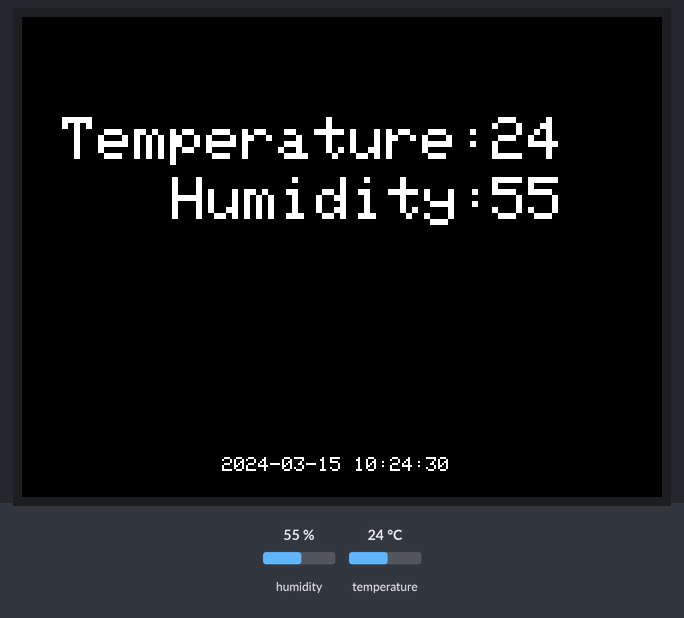
Bench run of a sketch on a simulated ESP32. Parts: 320×240 colour display. Wiring (inferred from the names in the program): DHT11 sensor: data GPIO 19. Inputs (shaded band) come from the test bench; at power-on: humidity 55 %, temperature 24 °C. The local clock reads 2024-03-15 10:24:30 at power-on unless the sketch sets it; what the sketch prints to the serial monitor is not drawn.

Above: at 2.7 s.
2.8 s: humidity set to 22 %
At 4.6 s:
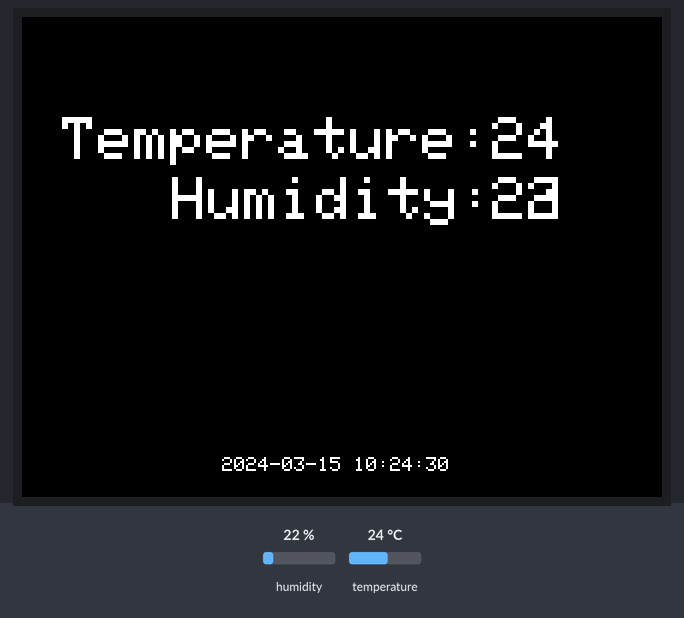
5.7 s: temperature set to 12 °C
At 8.7 s:
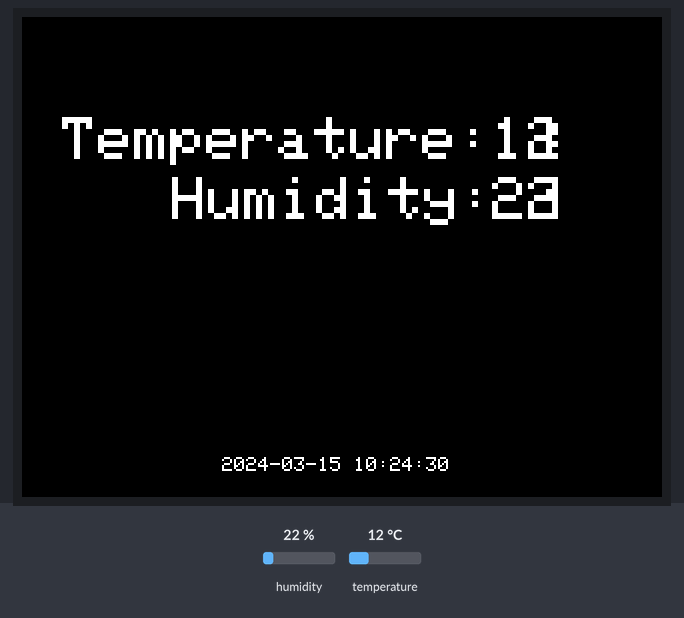
9.7 s: humidity set to 40 %
At 12.9 s:
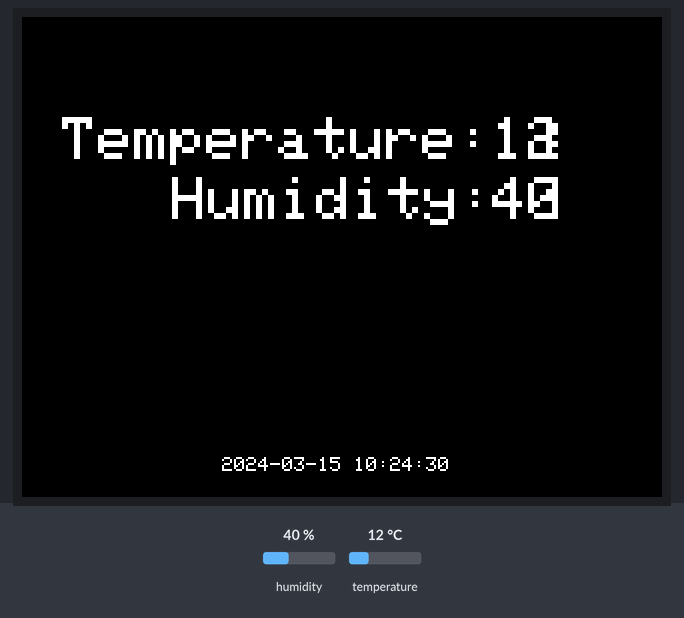
13.8 s: temperature set to 19 °C
Timing chart, 0 to 16.8 s (numbered marks = the images above; inputs shaded):
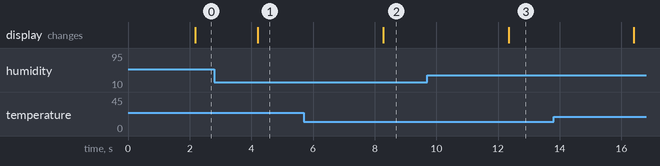

The sketch:

m5stack_with_RTC_and_DHT11.ino
```cpp
// (licence header left out)
#include <stdio.h>
#include <DS1302.h>
#include <TimeLib.h>
#include <M5Stack.h>
#include "utility/MPU9250.h"


namespace {

// Set the appropriate digital I/O pin connections. These are the pin
// assignments for the Arduino as well for as the DS1302 chip. See the DS1302
// datasheet:
//
//   http://datasheets.maximintegrated.com/en/ds/DS1302.pdf
const int kCePin   = 18;                   // Chip Enable
const int kIoPin   = 21;                    // Input/Output
const int kSclkPin = 22;                    // Serial Clock
const int kGatePin = 19;                   // MI Pin
//#define DS1302_GND_PIN 18                   // Gnd Pin for RTC
//#define DS1302_VCC_PIN 23                   // VCC Pin for RTC

const int enable_rtc_time_set = 0;          // enable this if you want to set new time/date in RTC
int sensorPin = A0;                         // select the input pin for the voltage measurement signal
int sensorValue = 0;                        // variable to store the value coming from the sensor
float voltageValue = 0;                     // Initial value for voltage measurement
#define V_REF 5090                          // Reference value
#define precision_val 16
int debug = 1;


volatile unsigned long duration=0;
unsigned char i[5];
unsigned int j[40];
unsigned char value=0;
unsigned answer=0;
int z=0;
int b=1;


DS1302 rtc(kCePin, kIoPin, kSclkPin);       // Create a DS1302 object.

void printTime() {                          // Function to display current time/date in serial monitor
  // Get the current time and date from the chip.
  time_t timeNow = now();
  // Name the day of the week.
  //const String day = dayAsString(t.day);

  // Format the time and date and insert into the temporary buffer.
  char buf[50];
  snprintf(buf, sizeof(buf), "%04d-%02d-%02d %02d:%02d:%02d",
           year(timeNow), month(timeNow), day(timeNow),
           hour(timeNow), minute(timeNow), second(timeNow));

  // Print the formatted string to serial so we can see the time.
  Serial.print(buf);
  M5.Lcd.setCursor(100, 220);
  M5.Lcd.setTextSize(1);
  M5.Lcd.printf(buf);
}

}  // namespace

void setup() {
  Serial.begin(9600);
  //pinMode(DS1302_GND_PIN, OUTPUT);
  //pinMode(DS1302_VCC_PIN, OUTPUT);

  // Enable RTC clock vcc pin and gnd pin
  //digitalWrite(DS1302_VCC_PIN, HIGH);
  //digitalWrite(DS1302_GND_PIN, LOW);

  if (enable_rtc_time_set) {
    // Initialize a new chip by turning off write protection and clearing the
    // clock halt flag. These methods needn't always be called. See the DS1302
    // datasheet for details.
    rtc.writeProtect(false);
    rtc.halt(false);

    // Make a new time object to set the date and time.
    // Sunday, September 22, 2013 at 01:38:50.
    Time t(2018, 11, 9, 0, 19, 15, Time::kThursday);

    // Set the time and date on the chip.
     rtc.time(t);
  }
  // Retrieve the time and date from RTC
  Time t = rtc.time();
  // Set arduino internal clock the time and date retrieved from RTC
  setTime(t.hr,t.min,t.sec,t.date,t.mon,t.yr);
  // Disable the power of RTC clock
  //digitalWrite(DS1302_VCC_PIN, LOW);
  //digitalWrite(DS1302_GND_PIN, LOW);
  // initialize the M5Stack object
  M5.begin();
  //M5.startupLogo();
  M5.Lcd.setTextColor(WHITE);
  M5.Lcd.setTextSize(1);

}

// Loop and print the time every second.

void loop() {
  M5.lcd.setBrightness(100);
  printTime();
  get_temp_hum();
  //sensorValue = analogRead(sensorPin);
  //voltageValue = get_voltage_meas(sensorPin);
  if (debug==1) {
    //Serial.print(" Analog Value: ");
    //Serial.print(sensorValue);
    //Serial.print(" Voltage Value: ");
    //Serial.println(voltageValue);
  }
  delay(1000);
  M5.Lcd.drawRect(90, 220, 130 ,10, BLACK);
  M5.Lcd.fillRect(90, 220, 130 ,10, BLACK);

}

float get_voltage_meas(int port){
  int rawvalue = 0;
  for (int i=0; i < precision_val; i++){
    rawvalue = rawvalue +  analogRead(port);
  }
  rawvalue = rawvalue / precision_val;
  float voltage_val = ((rawvalue / 1023.0)* V_REF * 5);
  voltage_val = voltage_val /1000.00;
  return voltage_val;
}

void get_temp_hum(){
  while(1){
    delay(1000);
    pinMode(kGatePin,OUTPUT);
    digitalWrite(kGatePin,LOW);
    delay(20);
    digitalWrite(kGatePin,HIGH);
    pinMode(kGatePin,INPUT_PULLUP);//by default it will become high due to internal pull up
    // delayMicroseconds(40);


    duration=pulseIn(kGatePin, LOW);
    if(duration <= 84 && duration >= 72){
      while(1)
      {
        duration=pulseIn(kGatePin, HIGH);

        if(duration <= 26 && duration >= 20){
        value=0;}

        else if(duration <= 74 && duration >= 65){
        value=1;}

        else if(z==40){
        break;}

        i[z/8]|=value<<(7- (z%8));
        j[z]=value;
        z++;
      }
    }
    answer=i[0]+i[1]+i[2]+i[3];

    if(answer==i[4] && answer!=0){
      M5.Lcd.setTextSize(3);
      M5.Lcd.setCursor(20, 50);
      M5.Lcd.printf("Temperature: ");
      M5.Lcd.drawRect(235, 50, 27 ,54, BLACK);
      M5.Lcd.fillRect(235, 50, 27 ,54, BLACK);
      M5.Lcd.setCursor(235, 50);
      M5.Lcd.print(i[2]);
      M5.Lcd.setCursor(75, 80);
      M5.Lcd.printf("Humidity: ");
      M5.Lcd.drawRect(235, 80, 27 ,54, BLACK);
      M5.Lcd.fillRect(235, 80, 27 ,54, BLACK);
      M5.Lcd.setCursor(235, 80);
      M5.Lcd.print(i[0]);
      if (debug==1){
        Serial.print("Temp = ");
        Serial.println(i[2]);
        Serial.print("Humidity= ");
        Serial.println(i[0]);
      }
    }
    z=0;
    i[0]=i[1]=i[2]=i[3]=i[4]=0;
  }
}
```

Measured:
- after the input at 2.8 s, the display: changes after 1.4 s (image 1)
- after the input at 5.7 s, the display: changes after 2.6 s (image 2)
- after the input at 9.7 s, the display: changes after 2.6 s (image 3)
